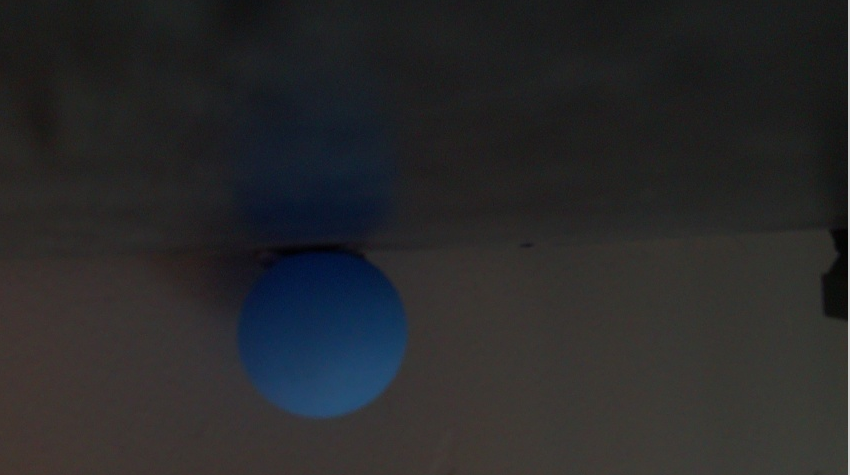
#> input picture sockets/test.png, 850 x 475 px
$ python -i s5.py   (imports and definitions only)
#> lines starting #> are read from the running program, lines starting #| are printed output that depends on the picture
#> further down, picture is the input picture: shape (475, 850, 3); mean B, G, R 41.9, 40.6, 40.3
import cv2
import socket
import pickle
import struct
import time
import numpy as np

# Import the Picamera2 API.
from picamera2 import Picamera2

# -------------------------------
# Initialize the Picamera2 instance and start the camera.
# -------------------------------
# [1 line that did not run here, left out]
# Create a preview configuration (adjust resolution as desired).
# [1 line that did not run here, left out]
# [3 lines not run here, left out]

FRAME_RATE = 30  # Target frame rate (Hz)

# -------------------------------
# Set up the server socket.
# -------------------------------
SERVER_IP = ''         # Listen on all available interfaces.
SERVER_PORT = 8485     # Port to listen on.
# [1 line that did not run here, left out]
# [3 lines not run here, left out]

# Wait for a client connection.
# [1 line that did not run here, left out]
# [1 line not run here, left out]

def process_frame(frame):
    """
    Process the frame to detect circles using Hough Circle Transform.
    Draws ALL detected circles on the frame for debugging and returns the
    modified frame and an array of detected circles.

    The function:
      1. Converts the frame to grayscale.
      2. Applies Gaussian blur to reduce noise.
      3. Uses cv2.HoughCircles to detect circles.
      4. Draws each detected circle and its center on the frame.
      5. Prints the detected circle parameters for debugging.

    Returns:
      - The processed frame (with drawn circles),
      - The list of detected circles (or None if none were found),
      - (For compatibility, we return None for radius as overall data.)
    """
    # Convert the frame to grayscale.
    gray = cv2.cvtColor(frame, cv2.COLOR_BGR2GRAY)
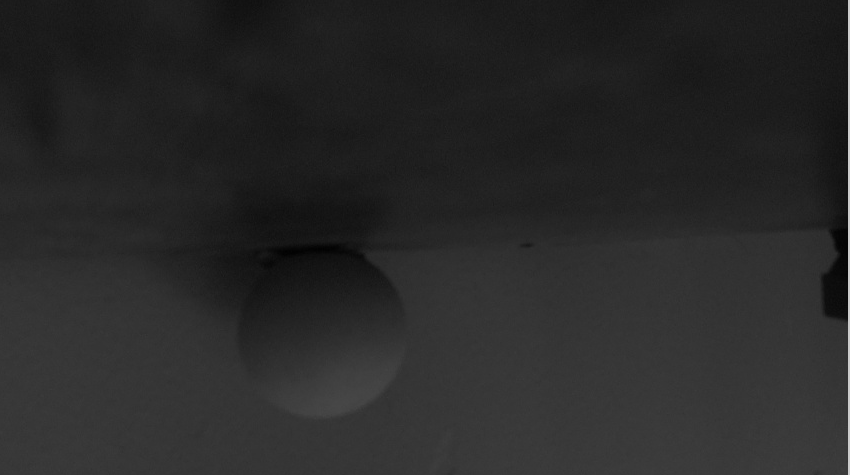
#> gray: shape (475, 850); min 1, max 204, mean 40.6
    # Apply Gaussian blur to reduce noise.
    blurred = cv2.GaussianBlur(gray, (9, 9), 2)

    # Detect circles using Hough Circle Transform.
    circles = cv2.HoughCircles(blurred, cv2.HOUGH_GRADIENT,
                               dp=1.2,
                               minDist=50,
                               param1=100,
                               param2=30,
                               minRadius=10,
                               maxRadius=0)  # maxRadius=0 means no upper limit.
#> circles = None

    if circles is not None:
        circles = np.round(circles[0, :]).astype("int")
        print("Detected circles:", circles)   # Debug print.
        # Loop over all detected circles.
        for (x, y, r) in circles:
            # Draw the outer circle in green.
            cv2.circle(frame, (x, y), r, (0, 255, 0), 2)
            # Draw the center of the circle in red.
            cv2.circle(frame, (x, y), 3, (0, 0, 255), -1)
    else:
        print("No circles detected.")
    return frame, circles, None

# [49 lines not run here, left out]

>>> import cv2
>>> picture = cv2.imread('test.png')
>>> result = process_frame(picture)
